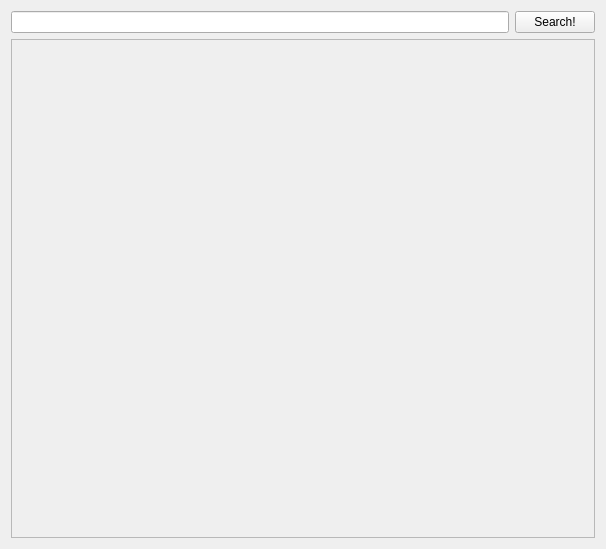
<?xml version="1.0" encoding="UTF-8"?>
<ui version="4.0">
 <class>SearchDock</class>
 <widget class="QWidget" name="SearchDock">
  <property name="geometry">
   <rect>
    <x>0</x>
    <y>0</y>
    <width>606</width>
    <height>549</height>
   </rect>
  </property>
  <property name="windowTitle">
   <string>Form</string>
  </property>
  <layout class="QVBoxLayout" name="verticalLayout">
   <item>
    <layout class="QHBoxLayout" name="horizontalLayout">
     <item>
      <widget class="QLineEdit" name="searchText"/>
     </item>
     <item>
      <widget class="QPushButton" name="search">
       <property name="text">
        <string>Search!</string>
       </property>
      </widget>
     </item>
    </layout>
   </item>
   <item>
    <widget class="FeedWidget" name="feed">
     <property name="widgetResizable">
      <bool>true</bool>
     </property>
     <widget class="QWidget" name="content">
      <property name="geometry">
       <rect>
        <x>0</x>
        <y>0</y>
        <width>586</width>
        <height>498</height>
       </rect>
      </property>
     </widget>
    </widget>
   </item>
  </layout>
 </widget>
 <customwidgets>
  <customwidget>
   <class>FeedWidget</class>
   <extends>QScrollArea</extends>
   <header>FeedWidget.h</header>
   <container>1</container>
  </customwidget>
 </customwidgets>
 <resources/>
 <connections>
  <connection>
   <sender>searchText</sender>
   <signal>returnPressed()</signal>
   <receiver>search</receiver>
   <slot>click()</slot>
   <hints>
    <hint type="sourcelabel">
     <x>262</x>
     <y>20</y>
    </hint>
    <hint type="destinationlabel">
     <x>558</x>
     <y>21</y>
    </hint>
   </hints>
  </connection>
 </connections>
</ui>
